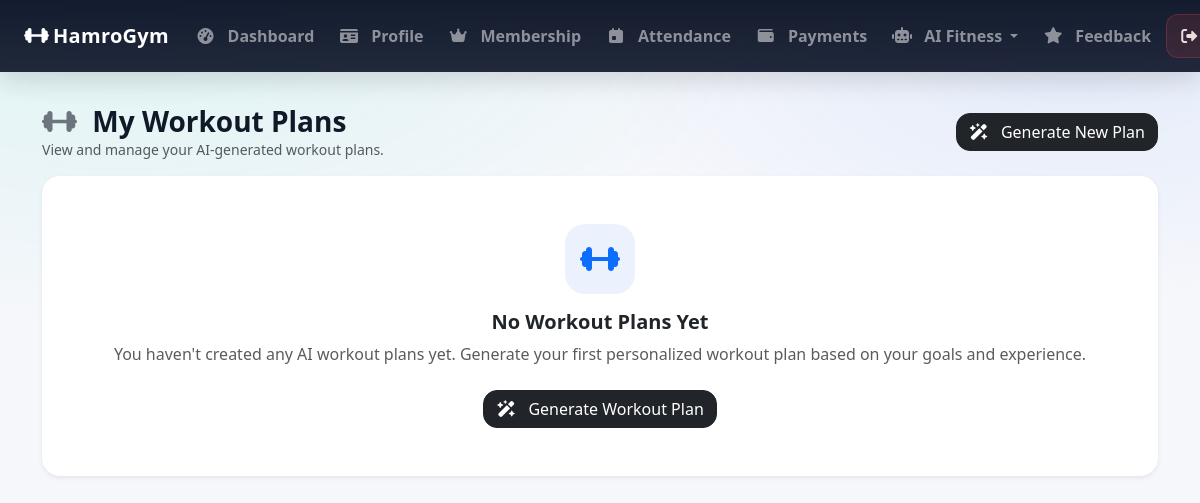
Before: /my_workout_plans/ (signed in) with the older database file.
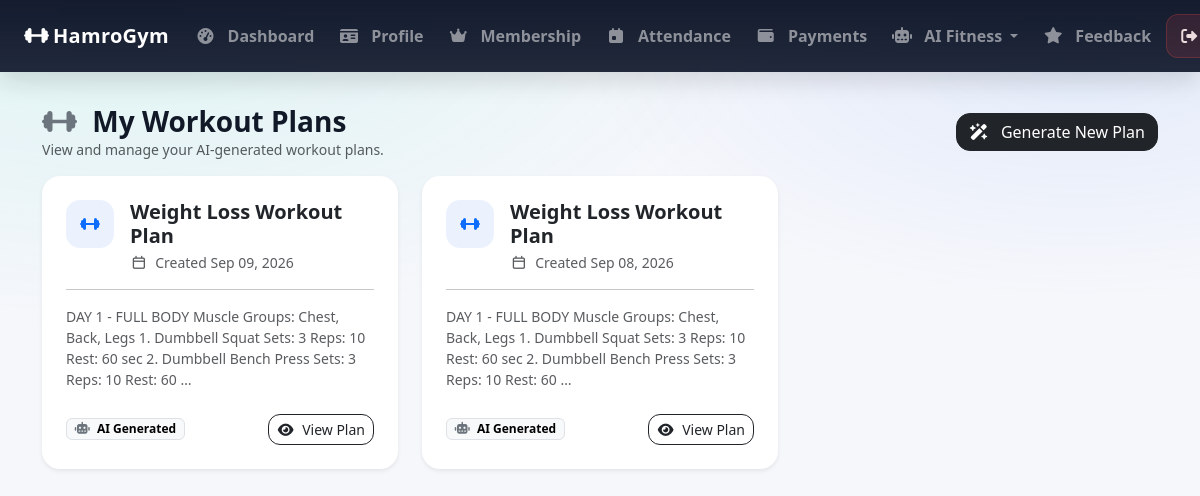
After: the same page with the newer database file.
### GymApp/models.py (models this page shows, shortened)
class WorkoutPlan(models.Model):
    member = models.ForeignKey(
        MemberProfile,
        on_delete=models.CASCADE,
        related_name='workout_plans'
    )
    title = models.CharField(max_length=100)
    goal = models.CharField(max_length=100, blank=True)
    experience_level = models.CharField(max_length=50, blank=True)
    days_per_week = models.PositiveIntegerField(default=3)
    workout_duration = models.PositiveIntegerField(default=60)
    equipment = models.CharField(max_length=255, blank=True)
    description = models.TextField(blank=True)
    created_at = models.DateTimeField(auto_now_add=True)

### GymApp/views.py (the view)
# urls.py: path('my_workout_plans/', my_workout_plans, name='my_workout_plans'),
@member_required
def my_workout_plans(request):
    member = get_object_or_404(
        MemberProfile,
        user=request.user
    )
    workout_plans = WorkoutPlan.objects.filter(member=member).order_by('-created_at')
    return render(request, 'my_workout_plans.html',
        {
            'workout_plans': workout_plans
        })

### GymApp/templates/my_workout_plans.html (shortened to what this page needs)
{% extends 'base.html' %}
{% load static %}
{% block content %}
<div
  class="d-flex flex-wrap justify-content-between align-items-center gap-2 mb-3"
>
  <div>
    <h3 class="mb-0 fw-bold">
      <i class="fa-solid fa-dumbbell me-2 text-secondary"></i>
      My Workout Plans
    </h3>
    <div class="text-muted small">
      View and manage your AI-generated workout plans.
    </div>
  </div>
  <a
    href="{% url 'generate_workout_plan' %}"
    class="btn btn-dark"
    style="border-radius: 14px"
  >
    <i class="fa-solid fa-wand-magic-sparkles me-2"></i>
    Generate New Plan
  </a>
</div>
{% if workout_plans %}
<div class="row g-4">
  {% for plan in workout_plans %}
  <div class="col-md-6 col-lg-4">
    <div class="card border-0 shadow-sm h-100" style="border-radius: 18px">
      <div class="card-body p-4">
        <div class="d-flex align-items-start mb-3">
          <div
            class="d-flex align-items-center justify-content-center me-3 flex-shrink-0"
            style="
              width: 48px;
              height: 48px;
              border-radius: 14px;
              background: rgba(59, 130, 246, 0.1);
            "
          >
            <i class="fa-solid fa-dumbbell text-primary"></i>
          </div>
          <div>
            <h5 class="fw-bold mb-1">{{ plan.title }}</h5>
            <div class="small text-muted">
              <i class="fa-regular fa-calendar me-1"></i>
              Created {{ plan.created_at|date:"M d, Y" }}
            </div>
          </div>
        </div>
        <hr />
        <p class="text-muted small mb-4">
          {{ plan.description|truncatewords:30 }}
        </p>
        <div class="d-flex justify-content-between align-items-center">
          <span class="badge text-bg-light border">
            <i class="fa-solid fa-robot me-1 text-secondary"></i>
            AI Generated
          </span>
          <a
            href="{% url 'workout_plan_detail' plan.id %}"
            class="btn btn-sm btn-outline-dark"
            style="border-radius: 12px"
          >
            <i class="fa-solid fa-eye me-1"></i>
            View Plan
          </a>
        </div>
      </div>
    </div>
  </div>
  {% endfor %}
</div>
{% else %}
<div class="card border-0 shadow-sm text-center" style="border-radius: 18px">
  <div class="card-body py-5 px-4">
    <div
      class="d-flex align-items-center justify-content-center mx-auto mb-3"
      style="
        width: 70px;
        height: 70px;
        border-radius: 20px;
        background: rgba(59, 130, 246, 0.1);
      "
    >
      <i class="fa-solid fa-dumbbell fa-2x text-primary"></i>
    </div>
    <h5 class="fw-bold">No Workout Plans Yet</h5>
    <p class="text-muted mb-4">
      You haven't created any AI workout plans yet. Generate your first
      personalized workout plan based on your goals and experience.
    </p>
    <a
      href="{% url 'generate_workout_plan' %}"
      class="btn btn-dark"
      style="border-radius: 14px"
    >
      <i class="fa-solid fa-wand-magic-sparkles me-2"></i>
      Generate Workout Plan
    </a>
  </div>
</div>
{% endif %}
{% endblock %}

Changed rows visible on the page:
added WorkoutPlan: title "Weight Loss Workout Plan", created_at "Sep 09, 2026", description "DAY 1 - FULL BODY Muscle Groups: Chest, Back, Legs 1. Dumbbell Squat Sets: 3 Reps: 10 Rest: 60 sec 2. Dumbbell Bench Press Sets: 3 Reps: 10 Rest: 60 …"
added WorkoutPlan: title "Weight Loss Workout Plan", created_at "Sep 08, 2026", description "DAY 1 - FULL BODY Muscle Groups: Chest, Back, Legs 1. Dumbbell Squat Sets: 3 Reps: 10 Rest: 60 sec 2. Dumbbell Bench Press Sets: 3 Reps: 10 Rest: 60 …"
Other visible differences:
text no longer shown: "No Workout Plans Yet You haven't created any AI workout plans yet. Generate your first personalized workout plan based on your goals and experience. Generate Workout Plan"
